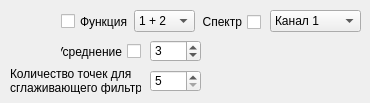
    <widget class="QWidget" name="tabMath">
     <attribute name="title">
      <string>Мат</string>
     </attribute>
     <widget class="QSpinBox" name="sbPalm">
      <property name="geometry">
       <rect>
        <x>150</x>
        <y>70</y>
        <width>51</width>
        <height>22</height>
       </rect>
      </property>
      <property name="minimum">
       <number>5</number>
      </property>
      <property name="maximum">
       <number>15</number>
      </property>
      <property name="singleStep">
       <number>2</number>
      </property>
      <property name="value">
       <number>5</number>
      </property>
     </widget>
     <widget class="QLabel" name="label_44">
      <property name="geometry">
       <rect>
        <x>10</x>
        <y>68</y>
        <width>131</width>
        <height>26</height>
       </rect>
      </property>
      <property name="text">
       <string>Количество точек для 
сглаживающего фильтра</string>
      </property>
     </widget>
     <widget class="QCheckBox" name="chbEnableAverage">
      <property name="geometry">
       <rect>
        <x>60</x>
        <y>42</y>
        <width>81</width>
        <height>19</height>
       </rect>
      </property>
      <property name="layoutDirection">
       <enum>Qt::RightToLeft</enum>
      </property>
      <property name="text">
       <string>Усреднение</string>
      </property>
     </widget>
     <widget class="QSpinBox" name="sbNumAverage">
      <property name="geometry">
       <rect>
        <x>150</x>
        <y>40</y>
        <width>51</width>
        <height>22</height>
       </rect>
      </property>
      <property name="minimum">
       <number>1</number>
      </property>
      <property name="maximum">
       <number>32</number>
      </property>
      <property name="singleStep">
       <number>1</number>
      </property>
      <property name="value">
       <number>3</number>
      </property>
     </widget>
     <widget class="QComboBox" name="cbMathFunc">
      <property name="geometry">
       <rect>
        <x>134</x>
        <y>10</y>
        <width>61</width>
        <height>22</height>
       </rect>
      </property>
      <item>
       <property name="text">
        <string>1 + 2</string>
       </property>
      </item>
      <item>
       <property name="text">
        <string>1 * 2</string>
       </property>
      </item>
     </widget>
     <widget class="QCheckBox" name="chbEnableMath">
      <property name="geometry">
       <rect>
        <x>61</x>
        <y>11</y>
        <width>70</width>
        <height>21</height>
       </rect>
      </property>
      <property name="text">
       <string>Функция</string>
      </property>
     </widget>
     <widget class="QCheckBox" name="chbEnableSpectr">
      <property name="geometry">
       <rect>
        <x>200</x>
        <y>12</y>
        <width>61</width>
        <height>20</height>
       </rect>
      </property>
      <property name="layoutDirection">
       <enum>Qt::RightToLeft</enum>
      </property>
      <property name="text">
       <string>Спектр</string>
      </property>
     </widget>
     <widget class="QComboBox" name="cbSpectr">
      <property name="geometry">
       <rect>
        <x>270</x>
        <y>10</y>
        <width>91</width>
        <height>22</height>
       </rect>
      </property>
      <item>
       <property name="text">
        <string>Канал 1</string>
       </property>
      </item>
      <item>
       <property name="text">
        <string>Канал 2</string>
       </property>
      </item>
     </widget>
    </widget>
